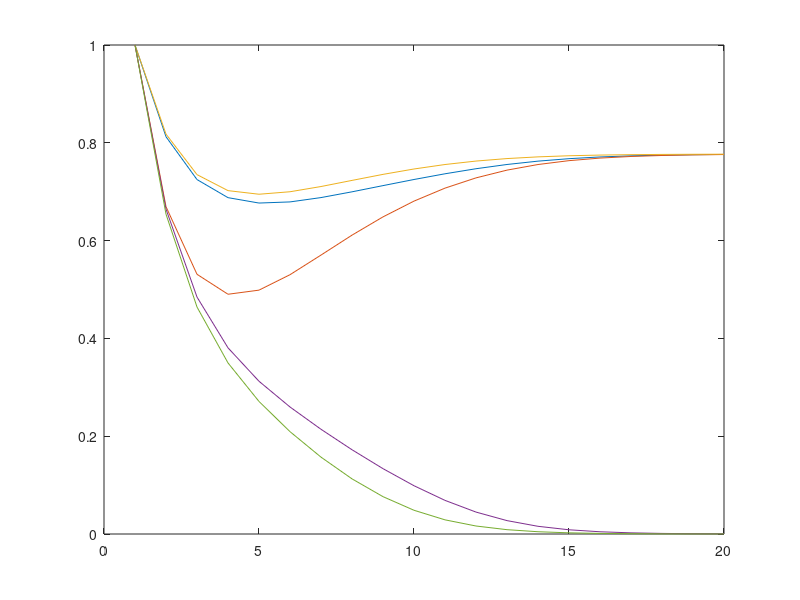

This figure's MATLAB source:
clear all;
V = 4;
L = [Inf,4,12,Inf;...
     4,Inf,4,15;...
     12,4,Inf,5;...
     Inf,15,5,Inf];
D = ones(4,4);
Q = zeros(4,4);
count = 1;
I = 2;
r = 1.8;

for loop = 1:20
    %% Calculate P
    temp = zeros(V,V);
    for i = 1:V
        for j = 1:V
            if (i ~= j)
                temp(i,i) = temp(i,i) + D(i,j)/L(i,j);
                temp(i,j) = -1*D(i,j)/L(i,j);
            end 
        end
    end

    b = [I;0;0;-1*I];
    a = temp(:,1:3)\b;
    P = [a;0];  
 
    %% Calculate Q
    for i = 1:V
        for j = 1:V
            if (i ~= j)
                Q(i,j) = D(i,j)/L(i,j)*(P(i) - P(j));
            end 
        end
    end

    %% Calculate next D
    data(count,:) = [D(1,2),D(2,3),D(3,4),D(1,3),D(2,4)];
    
    for i = 1:V
        for j = 1:V
            if (i ~= j)
                slope = abs(Q(i,j))^r/(1+abs(Q(i,j))^r) - D(i,j);
                D(i,j) = D(i,j) + 0.5*slope;
%                 D(i,j) = 0.5*((Q(i,j)*(P(i) - P(j)))/(L(i,j)*(P(1) - P(4))) + D(i,j));
%                 D(i,j) = abs(Q(i,j))^r/(1+abs(Q(i,j))^r) + exp(-D(i,j));
            end 
        end
    end

    
    count = count + 1;
end
%%
plot(data);
